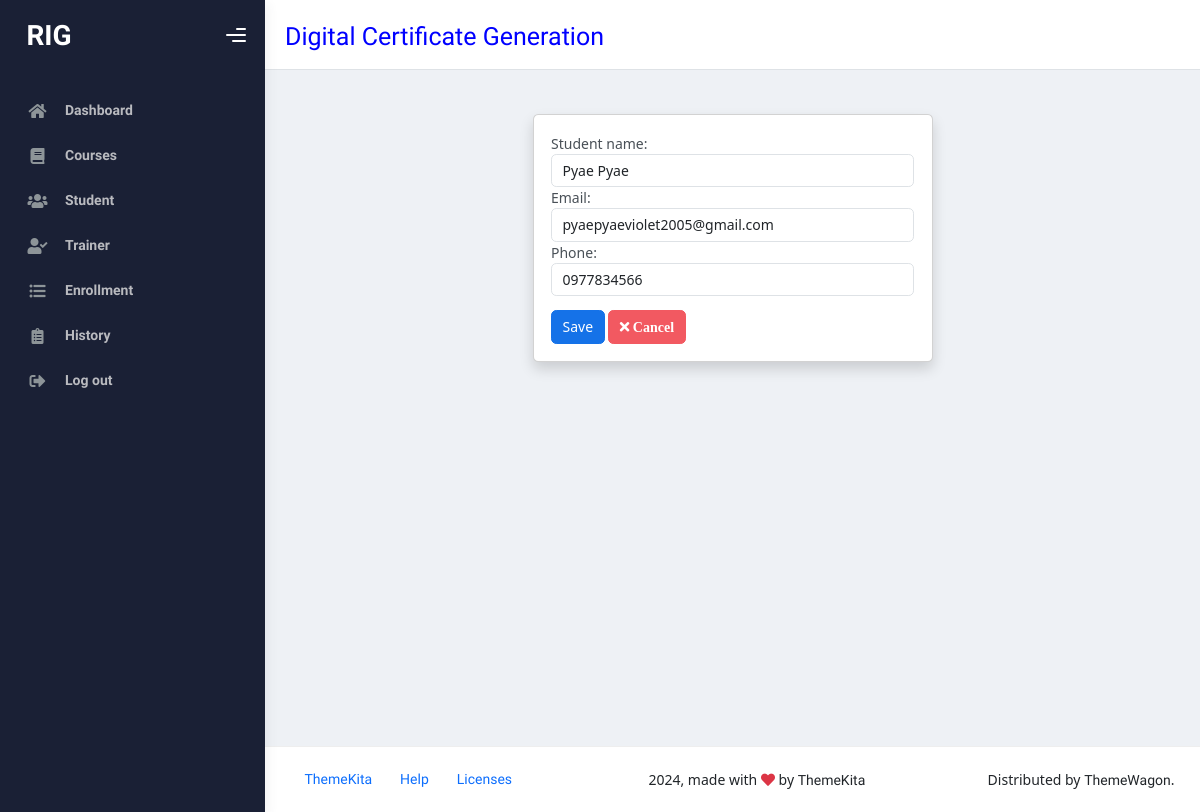
Page /updatestudent/6/ on the earlier database version.
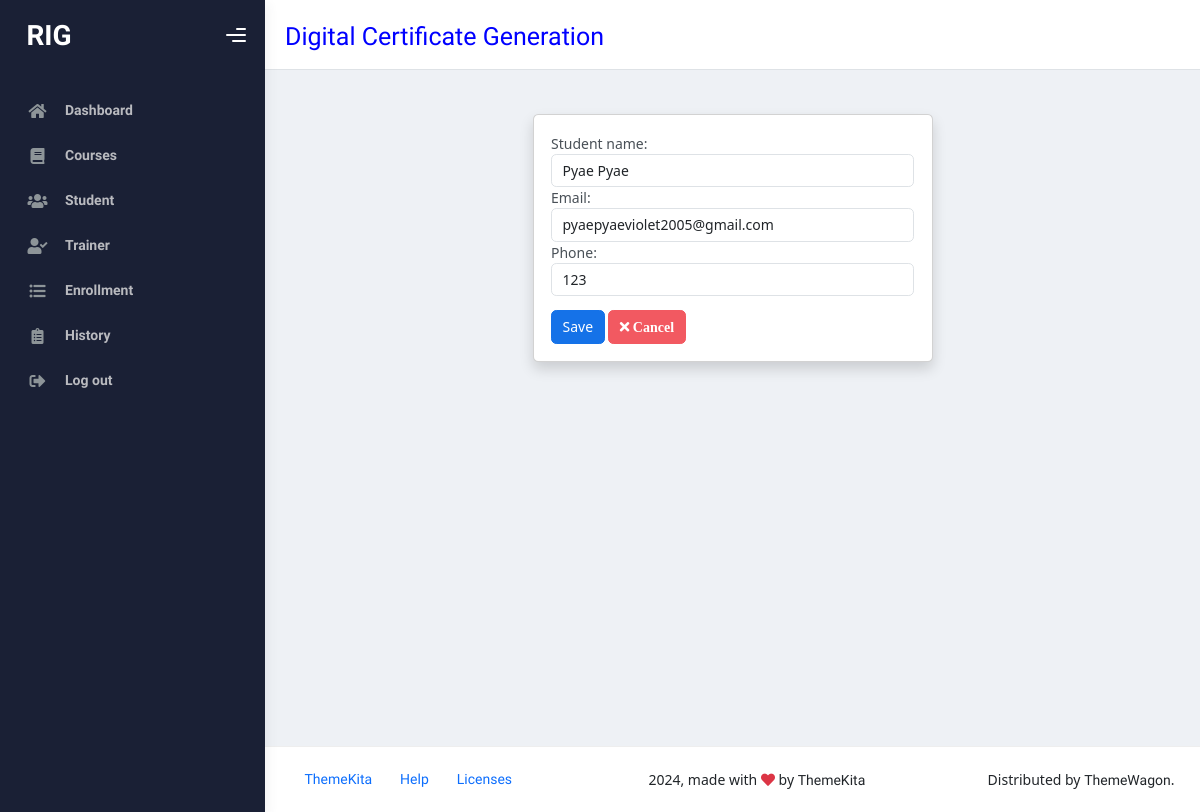
Same page on the later database version.
### myapp/models.py (models this page shows, shortened)
class Student(models.Model):
    student_name=models.CharField(max_length=100)
    email=models.EmailField()
    phone=models.CharField(blank=True,null=True)

### myapp/views.py (the view)
# urls.py: path('updatestudent/<int:id>/', updatestudent,name='updatestudent'),
def updatestudent(request,id):
    student = Student.objects.get(id=id)
    obj = StudentModelForm(instance=student)
    if request.method=="POST":
        obj = StudentModelForm(request.POST, instance=student)
        if obj.is_valid():
         obj.save()
        return redirect('/studentlist')
    context={"student":student,"obj":obj}
    return render(request,'updatestudent.html',context)

### myapp/forms.py
class StudentModelForm(forms.ModelForm):
    class Meta:
        model=Student
        fields=['student_name','email','phone']
        widgets={
            'student_name' : forms.TextInput(attrs={'class': 'form-control', 'placeholder': 'Enter student name'}),
            'email' :forms.EmailInput(attrs={'class': 'form-control', 'placeholder': 'Enter email'}),
            'phone' :forms.TextInput(attrs={'class': 'form-control', 'placeholder': 'Enter phone no.'}),
        }

### templates/updatestudent.html (shortened to what this page needs)
{% extends 'starter-template.html' %}
{% block content %}
<div class="d-flex justify-content-center my-4">
  <div style="max-width: 400px; width: 100%;">
    <form method="POST">
      <div class="card shadow">
        <div class="card-body">
          {{ obj }}
          <button type="submit" class="btn btn-primary mt-3">Save</button>
          <button type="button" class="btn btn-danger mt-3" onclick="history.back()">
            <i class="fas fa-times">&nbsp;Cancel</i>
          </button>
        </div>
      </div>
    </form>
  </div>
</div>
{% endblock content %}

Differences in the rows shown:
changed Student "Pyae Pyae": phone "0977834566" → "123"
